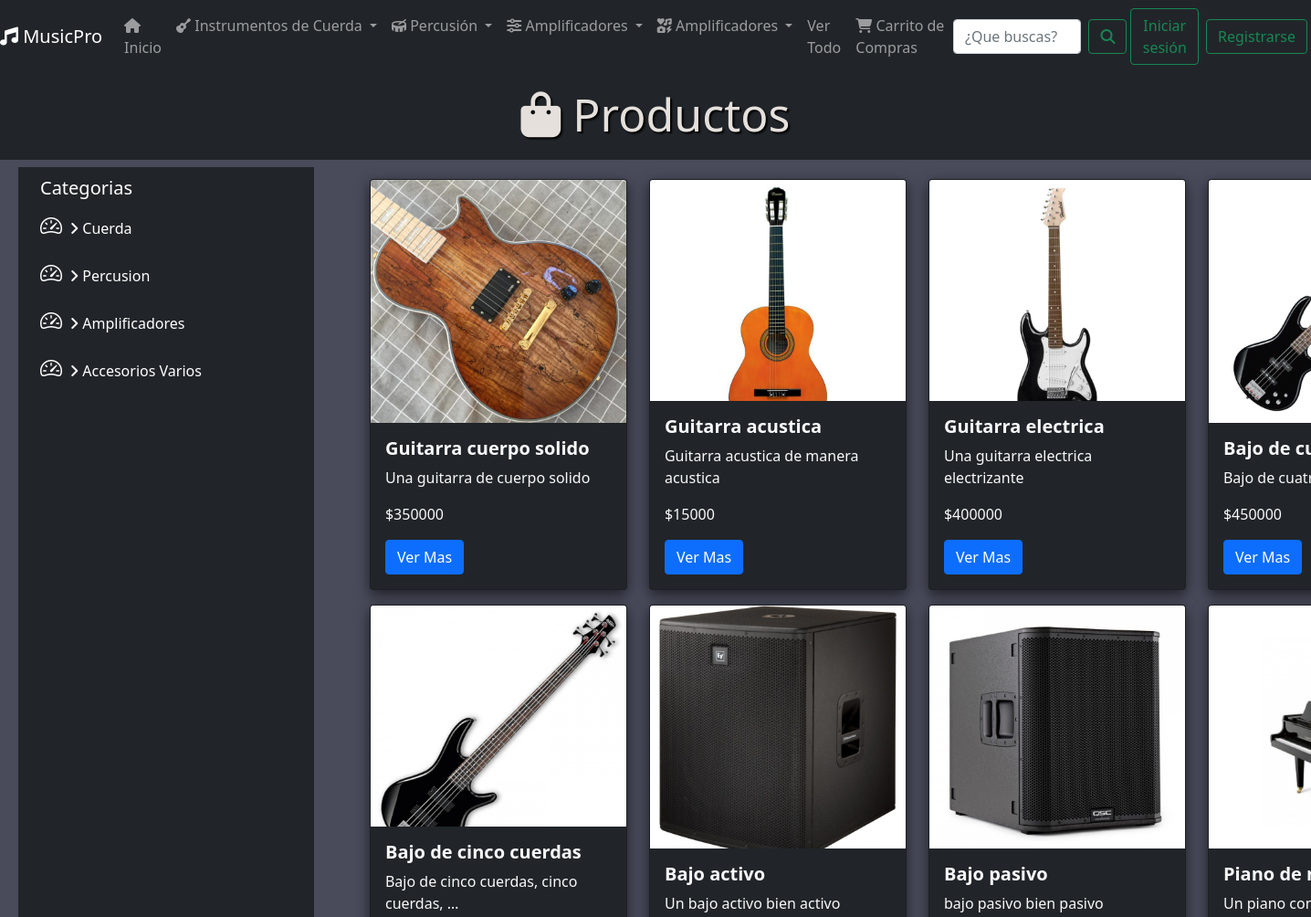
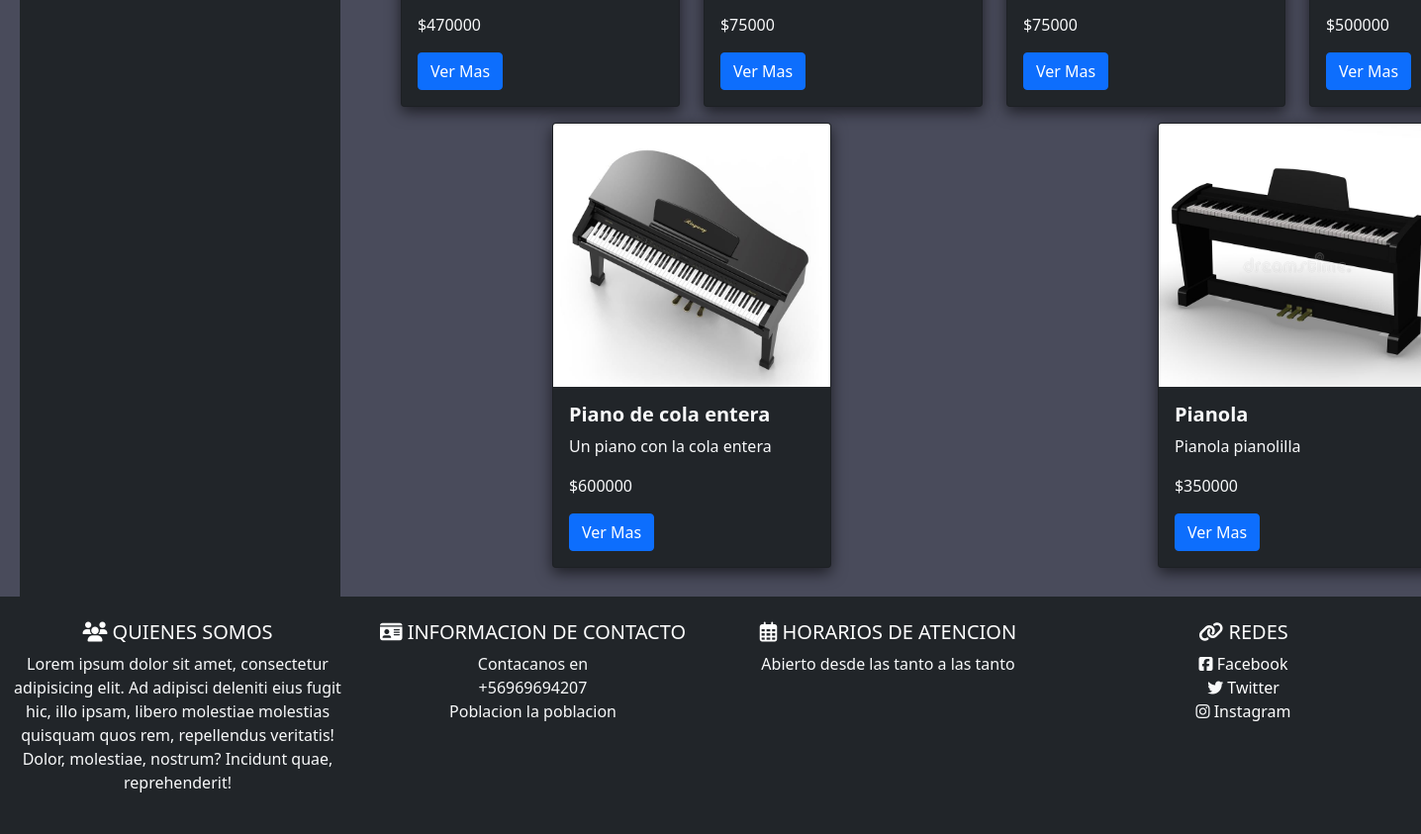
The page /busqueda/Instrumentos de cuerdas on the database its author committed (2 pictures, top to bottom).
### MusicPro/models.py (models this page shows)
class Productos(models.Model):
    nombre = models.CharField(max_length=50)
    descripcion = models.TextField(max_length=1000)
    serie_del_producto = models.CharField(max_length=6)
    marca = models.CharField(max_length=20)
    codigo = models.CharField(max_length=50)
    categoria_producto = models.CharField(max_length=30, choices=CATEGORIA_CHOICES, default=INSTRUMENTOSDECUERDAS)
    sub_categoria_producto = models.CharField(max_length=30, choices=SUBCATEGORIA_CHOICES, default=NOSELECTION)
    sub_sub_categoria = models.CharField(max_length=30, choices=SUBSUBCATEGORIA_CHOICES, default=NOSELECTION)
    precio = models.IntegerField(default=0, null=True)
    image = models.ImageField(upload_to='instrumentos_images/', verbose_name='Imagen Principal')

### MusicPro/views.py (the view)
# urls.py: path('busqueda/<str:categoria>',views.busqueda, name='busqueda'),
def busqueda(request, categoria):
    cart = Cart(request)
    productos = Productos.objects.all().filter(categoria_producto__contains=categoria)
    args = {'productos': productos, 'CATEGORIA_CHOICES': CATEGORIA_CHOICES,
            'SUBCATEGORIA_CHOICES': SUBCATEGORIA_CHOICES, 'SUBSUBCATEGORIA_CHOICES': SUBSUBCATEGORIA_CHOICES}
    return render(request, 'busqueda.html', args)

### templates/busqueda.html (shortened to what this page needs)
{% extends 'base.html' %}
{% load static %}
{% block content %}
    <h2 class="text-center color_titulos fondo_titulos"><i class="fas fa-shopping-bag"></i></i> Productos </h2>
    <div class="container px-0 mx-2">
        <div class="container-fluid">
            <div class="row flex-nowrap">
                <div class="col-auto col-md-3 col-xl-3 px-sm-2 px-0 bg-dark">
                    <div class="d-flex flex-column align-items-center align-items-sm-start px-3 pt-2 text-white min-vh-100">
                        <span class="fs-5 d-none d-sm-inline">Categorias</span>
                        <ul class="nav nav-pills flex-column mb-sm-auto mb-0 align-items-center align-items-sm-start"
                            id="menu">
                            <ul class="nav nav-pills flex-column mb-sm-auto mb-0 align-items-center align-items-sm-start"
                                id="menu2">
                                <ul class="nav nav-pills flex-column mb-sm-auto mb-0 align-items-center align-items-sm-start"
                                    id="menu3">
                                    <ul class="nav nav-pills flex-column mb-sm-auto mb-0 align-items-center align-items-sm-start"
                                        id="menu4">
                                        <li>
                                            <a href="#submenu1" data-bs-toggle="collapse"
                                               class="nav-link px-0 align-middle" style="color: white">
                                                <i class="fs-4 bi-speedometer2"></i>
                                                <span class="ms-1 d-none d-sm-inline"><i
                                                        class="fas fa-angle-right"></i> Cuerda </span> </a>
                                        </li>
                                        <ul class="nav nav-pills flex-column mb-sm-auto mb-0 align-items-center align-items-sm-start"
                                            id="menu5">
                                            <a href="#submenu5" data-bs-toggle="collapse"
                                               class="nav-link px-0 align-middle" style="color: white">
                                                <i class="fs-4 bi-speedometer2"></i>
                                                <span class="ms-1 d-none d-sm-inline"><i
                                                        class="fas fa-angle-right"></i> Percusion </span> </a>
                                        </ul>
                                        <ul class="nav nav-pills flex-column mb-sm-auto mb-0 align-items-center align-items-sm-start"
                                            id="menu6">
                                            <a href="#submenu6" data-bs-toggle="collapse"
                                               class="nav-link px-0 align-middle" style="color: white">
                                                <i class="fs-4 bi-speedometer2"></i>
                                                <span class="ms-1 d-none d-sm-inline"><i
                                                        class="fas fa-angle-right"></i> Amplificadores </span> </a>
                                        </ul>
                                        <ul class="nav nav-pills flex-column mb-sm-auto mb-0 align-items-center align-items-sm-start w-100"
                                            id="menu7">
                                            <a href="#submenu7" data-bs-toggle="collapse"
                                               class="nav-link px-0 align-middle" style="color: white">
                                                <i class="fs-4 bi-speedometer2"></i>
                                                <span class="ms-1 d-none d-sm-inline"><i
                                                        class="fas fa-angle-right"></i> Accesorios Varios </span> </a>
                                        </ul>
                                    </ul>
                                </ul>
                            </ul>
                        </ul>
                    </div>
                </div>
                <div style="margin: 1%;">
                    <div class="container">
                        <div class="row justify-content-around">
                            {% for producto in productos %}
                                <div class="col-lg-3">
                                    <div class="card"
                                         style="height: 450px; margin-bottom: 1rem; box-shadow: 0 0.313rem 0.938rem rgba(0, 0, 0, 0.6);">
                                        <div style="height: 400px; overflow: hidden;">
                                            <img src="{{ producto.image.url }}" class="card-img-top img-fluid"
                                                 alt="imagen">
                                        </div>
                                        <div class="card-body">
                                            <h5 class="card-title fw-bold text-light">{{ producto.nombre }}</h5>
                                            <p class="card-text fw-light text-light">{{ producto.descripcion|truncatewords:6 }}</p>
                                            <p class="card-text fw-light text-light">${{ producto.precio }}</p>
                                            <a href="{% url 'detalle' producto.id %}" class="btn btn-primary">Ver
                                                Mas</a>
                                        </div>
                                    </div>
                                </div>
                            {% endfor %}
                        </div>
                    </div>
                </div>
            </div>
        </div>
    </div>
{% endblock %}

### static/css/style.css (style rules this page uses)
.row { margin-right: auto; margin-left: auto; }
.color_titulos { color: #e5e0dc; text-shadow: 2px 2px 2px black; font-size: 50px; padding-top: 15px; padding-bottom: 20px; }
.fondo_titulos { background-color: #212529; }
.card { background-color: #212529; }

### rows shown on the page
Productos: image (picture), nombre "Guitarra cuerpo solido", descripcion "Una guitarra de cuerpo solido", precio "350000"
Productos: image (picture), nombre "Guitarra acustica", descripcion "Guitarra acustica de manera acustica", precio "15000"
Productos: image (picture), nombre "Guitarra electrica", descripcion "Una guitarra electrica electrizante", precio "400000"
Productos: image (picture), nombre "Bajo de…", descripcion "Bajo de…", precio "450000"
Productos: image (picture), nombre "Bajo de cinco cuerdas", descripcion "Bajo de cinco cuerdas, cinco cuerdas, …", precio "470000"
Productos: image (placeholder picture), nombre "Bajo activo", descripcion "Un bajo activo bien activo", precio "75000"
Productos: image (picture), nombre "Bajo pasivo", descripcion "bajo pasivo bien pasivo", precio "75000"
Productos: image (picture), nombre "Piano de…", descripcion "Un piano…", precio "500000"
Productos: image (picture), nombre "Piano de cola entera", descripcion "Un piano con la cola entera", precio "600000"
Productos: image (picture), nombre "Pianola", descripcion "Pianola pianolilla", precio "350000"
